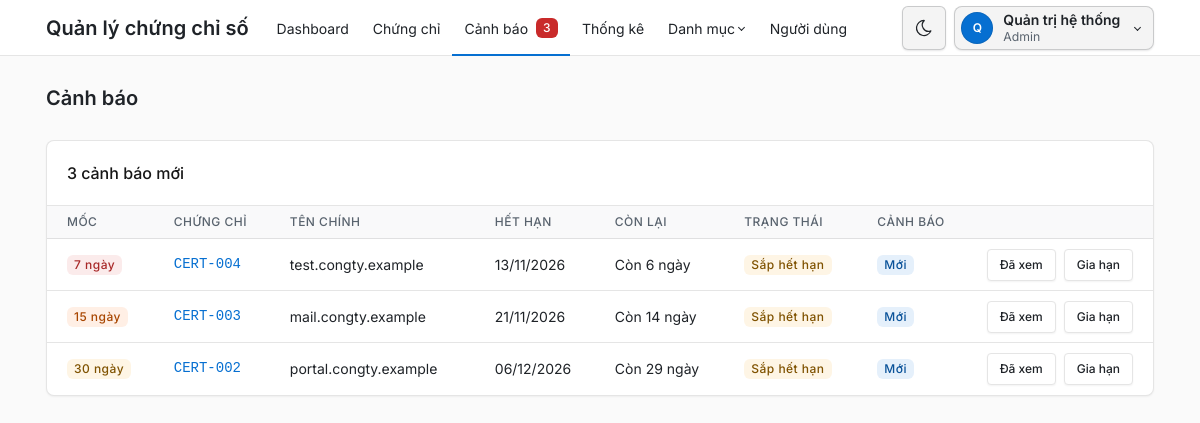
Screenshot of /admin/canh_bao.php (signed in) with the database file from the repository.
### tables this page shows
CREATE TABLE users (
    id INT UNSIGNED AUTO_INCREMENT PRIMARY KEY,
    username VARCHAR(50) NOT NULL UNIQUE,
    password_hash VARCHAR(255) NOT NULL,
    full_name VARCHAR(100) NOT NULL,
    role_id INT UNSIGNED NOT NULL,
    is_locked TINYINT(1) NOT NULL DEFAULT 0,  
     
    failed_logins TINYINT UNSIGNED NOT NULL DEFAULT 0,
    locked_until DATETIME NULL,
    CONSTRAINT fk_users_role FOREIGN KEY (role_id) REFERENCES roles (id) ON DELETE RESTRICT
);

CREATE TABLE roles (
    id INT UNSIGNED AUTO_INCREMENT PRIMARY KEY,
    name VARCHAR(50) NOT NULL UNIQUE
);

CREATE TABLE alerts (
    id INT UNSIGNED AUTO_INCREMENT PRIMARY KEY,
    certificate_id INT UNSIGNED NOT NULL,
    valid_to DATETIME NOT NULL,  
    threshold_days TINYINT UNSIGNED NOT NULL,
    status ENUM('new', 'seen') NOT NULL DEFAULT 'new',
    created_at DATETIME NOT NULL DEFAULT CURRENT_TIMESTAMP,
     
    CONSTRAINT uq_alert_cycle UNIQUE (certificate_id, valid_to, threshold_days),
    CONSTRAINT chk_alert_threshold CHECK (threshold_days IN (30, 15, 7)),
    CONSTRAINT fk_alert_cert FOREIGN KEY (certificate_id) REFERENCES certificates (id) ON DELETE CASCADE
);

### src/khoi_dong.php (called while the page is built, shortened)
<?php
require_once __DIR__ . '/../config/db.php';
require_once __DIR__ . '/auth.php';
function e(?string $chuoi): string
{
    return htmlspecialchars((string) $chuoi, ENT_QUOTES, 'UTF-8');
}
function url(string $duongDan): string
{
    $thuMucPublic = str_replace('\\', '/', realpath(__DIR__ . '/../public'));
    $gocWeb = str_replace('\\', '/', realpath($_SERVER['DOCUMENT_ROOT']));
    return substr($thuMucPublic, strlen($gocWeb)) . '/' . $duongDan;
}

### src/auth.php (called while the page is built, shortened)
<?php
function nguoiDungHienTai(PDO $pdo): ?array
{
    $cau = $pdo->prepare('SELECT u.id, u.username, u.full_name, r.name AS role_name
                          FROM users u JOIN roles r ON r.id = u.role_id
                          WHERE u.id = ? AND u.is_locked = 0');
    $cau->execute([$_SESSION['user_id']]);
    return $cau->fetch() ?: null;
}
function laAdmin(array $nguoi): bool
{
    return $nguoi['role_name'] === VAI_TRO_ADMIN;
}
function yeuCauDangNhap(PDO $pdo): array
{
    $nguoi = nguoiDungHienTai($pdo);
    return $nguoi;
}

### src/chung_chi.php (called while the page is built, shortened)
<?php
function danhSachCanhBao(PDO $pdo): array
{
    return $pdo->query('SELECT a.id, a.threshold_days, a.status AS alert_status, a.created_at,
                               c.id AS certificate_id, c.cert_code, c.subject_cn, c.valid_to, c.days_left, c.status
                        FROM ' . CANH_BAO_DANG_XET . "
                        ORDER BY a.status = 'new' DESC, c.valid_to, a.threshold_days")->fetchAll();
}
function demCanhBaoMoi(PDO $pdo): int
{
    return (int) $pdo->query('SELECT COUNT(*) FROM ' . CANH_BAO_DANG_XET . " AND a.status = 'new'")->fetchColumn();
}
function moTaSoNgay(array $chungChi): string
{
    $soNgay = (int) $chungChi['days_left'];
    return 'Còn ' . $soNgay . ' ngày';
}

### public/admin/canh_bao.php (the view, shortened to what this page needs)
<?php
require __DIR__ . '/../../src/khoi_dong.php';
require __DIR__ . '/../../src/chung_chi.php';
$pdo = ketNoiCsdl();
$nguoi = yeuCauDangNhap($pdo);
$danhSach = danhSachCanhBao($pdo);
$soMoi = demCanhBaoMoi($pdo);
$trangHienTai = 'canh_bao';
require __DIR__ . '/../../views/dau_trang.php';
require __DIR__ . '/../../views/tieu_de_trang.php';
?>
<div class="page-body">
    <div class="container-xl">
        <div class="card">
            <div class="card-header">
                <h2 class="card-title"><?= $soMoi ?> cảnh báo mới</h2>
            </div>
            <div class="table-responsive">
                <table class="table table-vcenter card-table">
                    <thead>
                        <tr>
                            <th class="d-none d-md-table-cell">Mốc</th>
                            <th>Chứng chỉ</th>
                            <th class="d-none d-md-table-cell">Tên chính</th>
                            <th class="d-none d-md-table-cell">Hết hạn</th>
                            <th>Còn lại</th>
                            <th class="d-none d-md-table-cell">Trạng thái</th>
                            <th class="d-none d-md-table-cell">Cảnh báo</th>
                            <th class="w-1"><span class="visually-hidden">Thao tác</span></th>
                        </tr>
                    </thead>
                    <tbody>
                        <?php foreach ($danhSach as $dong): ?>
                            <tr>
                                <td class="d-none d-md-table-cell"><span class="badge bg-<?= e(MAU_MOC[(int) $dong['threshold_days']]) ?>-lt"><?= (int) $dong['threshold_days'] ?> ngày</span></td>
                                <td class="ma-so text-nowrap">
                                    <a href="<?= e(url('admin/chung_chi_xem.php?id=' . (int) $dong['certificate_id'])) ?>"><?= e($dong['cert_code']) ?></a>
                                </td>
                                <td class="d-none d-md-table-cell"><?= e($dong['subject_cn']) ?></td>
                                <td class="d-none d-md-table-cell"><?= e(date('d/m/Y', strtotime($dong['valid_to']))) ?></td>
                                <td class="text-nowrap"><?= e(moTaSoNgay($dong)) ?></td>
                                <td class="d-none d-md-table-cell">
                                    <?php
                                    $trangThaiHienThi = $dong['status'];
                                    require __DIR__ . '/../../views/nhan_trang_thai.php';
                                    ?>
                                </td>
                                <td class="d-none d-md-table-cell"><?= $dong['alert_status'] === 'new' ? '<span class="badge bg-blue-lt">Mới</span>' : '<span class="text-secondary">Đã xem</span>' ?></td>
                                <td>
                                    <div class="btn-list flex-nowrap">
                                        <?php if ($dong['alert_status'] === 'new'): ?>
                                            <form method="post" action="<?= e(url('admin/chung_chi_thao_tac.php')) ?>">
                                                <button class="btn btn-sm" name="hanh_dong" value="da_xem">Đã xem</button>
                                            </form>
                                        <?php endif; ?>
                                        <a class="btn btn-sm" href="<?= e(url('admin/chung_chi_gia_han.php?id=' . (int) $dong['certificate_id'])) ?>">Gia hạn</a>
                                    </div>
                                </td>
                            </tr>
                        <?php endforeach; ?>
                    </tbody>
                </table>
            </div>
        </div>
    </div>
</div>
<?php require __DIR__ . '/../../views/cuoi_trang.php'; ?>

### views/dau_trang.php (shortened to what this page needs)
<?php
$nguoi ??= null;
$trangHienTai ??= '';
$coThanhRieng ??= false;
$soCanhBaoMenu = 0;
if ($nguoi !== null) {
    require_once __DIR__ . '/../src/chung_chi.php';
    $soCanhBaoMenu = demCanhBaoMoi($pdo);
}
$trongDanhMuc = in_array($trangHienTai, ['may_chu', 'ten_mien', 'to_chuc_cap'], true);
$nutGiaoDien = <<<'HTML'
<button type="button" class="nav-link px-2 bg-transparent border-0" data-doi-giao-dien
        title="Đổi giao diện sáng/tối" aria-label="Đổi giao diện sáng/tối">
    <svg class="icon hide-theme-dark" xmlns="http://www.w3.org/2000/svg" width="24" height="24" viewBox="0 0 24 24" fill="none" stroke="currentColor" stroke-width="2" stroke-linecap="round" stroke-linejoin="round" aria-hidden="true"><path d="M12 3c.132 0 .263 0 .393 0a7.5 7.5 0 0 0 7.92 12.446a9 9 0 1 1 -8.313 -12.454z"/></svg>
    <svg class="icon hide-theme-light" xmlns="http://www.w3.org/2000/svg" width="24" height="24" viewBox="0 0 24 24" fill="none" stroke="currentColor" stroke-width="2" stroke-linecap="round" stroke-linejoin="round" aria-hidden="true"><circle cx="12" cy="12" r="4"/><path d="M3 12h1m8 -9v1m8 8h1m-9 8v1m-6.4 -15.4l.7 .7m12.1 -.7l-.7 .7m0 11.4l.7 .7m-12.1 -.7l-.7 .7"/></svg>
</button>
HTML;
?>
<!doctype html>
<html lang="vi" data-bs-theme="light">
<head>
    <link rel="stylesheet" href="<?= e(url('assets/tabler/tabler.min.css')) ?>">
    <link rel="stylesheet" href="<?= e(url('assets/inter/inter.css')) ?>">
    <link rel="stylesheet" href="<?= e(url('assets/app.css')) ?>">
</head>
<body>
<?php if ($nguoi === null && !$coThanhRieng): ?>
    <div class="position-absolute top-0 end-0 p-3"><?= $nutGiaoDien ?></div>
<?php elseif ($nguoi !== null): ?>
    <div class="page">
        <header class="navbar navbar-expand-md d-print-none">
            <div class="container-xl">
                <a class="navbar-brand me-3 ten-he-thong-qt" href="<?= e(url('index.php')) ?>">Quản lý chứng chỉ số</a>
                <div class="navbar-nav flex-row order-md-last align-items-center thanh-tai-khoan">
                    <?= $nutGiaoDien ?>
                    <div class="nav-item dropdown">
                        <a href="#" class="nut-tai-khoan dropdown-toggle" data-bs-toggle="dropdown" aria-label="Mở menu tài khoản">
                            <span class="avatar avatar-sm"><?= e(mb_substr($nguoi['full_name'], 0, 1)) ?></span>
                            <span class="d-none d-md-block">
                                <span class="d-block nut-tai-khoan-ten"><?= e($nguoi['full_name']) ?></span>
                                <span class="d-block small text-secondary"><?= e($nguoi['role_name']) ?></span>
                            </span>
                        </a>
                    </div>
                </div>
                <div class="collapse navbar-collapse" id="menu-chinh">
                    <ul class="navbar-nav">
                        <li class="nav-item <?= $trangHienTai === 'dashboard' ? 'active' : '' ?>">
                            <a class="nav-link" href="<?= e(url('admin/index.php')) ?>">Dashboard</a>
                        </li>
                        <li class="nav-item <?= $trangHienTai === 'chung_chi' ? 'active' : '' ?>">
                            <a class="nav-link" href="<?= e(url('admin/chung_chi.php')) ?>">Chứng chỉ</a>
                        </li>
                        <li class="nav-item <?= $trangHienTai === 'canh_bao' ? 'active' : '' ?>">
                            <a class="nav-link" href="<?= e(url('admin/canh_bao.php')) ?>">
                                Cảnh báo
                                <?php if ($soCanhBaoMenu > 0): ?>
                                    <span class="badge so-canh-bao ms-2"><?= $soCanhBaoMenu ?><span class="visually-hidden"> cảnh báo mới</span></span>
                                <?php endif; ?>
                            </a>
                        </li>
                        <li class="nav-item <?= $trangHienTai === 'thong_ke' ? 'active' : '' ?>">
                            <a class="nav-link" href="<?= e(url('admin/thong_ke.php')) ?>">Thống kê</a>
                        </li>
                        <li class="nav-item dropdown <?= $trongDanhMuc ? 'active' : '' ?>">
                            <a class="nav-link dropdown-toggle" href="#" data-bs-toggle="dropdown" role="button" aria-expanded="false">Danh mục</a>
                        </li>
                        <?php if (laAdmin($nguoi)): ?>
                            <li class="nav-item <?= $trangHienTai === 'nguoi_dung' ? 'active' : '' ?>">
                                <a class="nav-link" href="<?= e(url('admin/nguoi_dung.php')) ?>">Người dùng</a>
                            </li>
                        <?php endif; ?>
                    </ul>
                </div>
            </div>
        </header>
        <div class="page-wrapper">
<?php endif; ?>

### views/nhan_trang_thai.php
<?php
$thongTinTrangThai = TRANG_THAI[$trangThaiHienThi];
?>
<span class="badge bg-<?= e($thongTinTrangThai['mau']) ?>-lt"><?= e($thongTinTrangThai['nhan']) ?></span>

### public/assets/app.css (style rules this page uses)
:root, [data-bs-theme="light"] { --tblr-font-sans-serif: "Inter", "Segoe UI", system-ui, -apple-system, sans-serif; --tblr-body-font-family: var(--tblr-font-sans-serif); --tblr-body-line-height: 1.5; --tblr-body-color: #1f2328; --tblr-secondary: #59636e; --tblr-secondary-color: #59636e; }
@media screen { html { overflow-y: scroll; } }
.ma-so { font-family: var(--tblr-font-monospace); }
.table-responsive { position: relative; }
.badge.bg-red-lt { color: #a82828 !important; }
.badge.bg-yellow-lt { color: #7f5200 !important; }
.badge.bg-blue-lt { color: #0a5299 !important; }
.badge.bg-orange-lt { color: #a84600 !important; }
.so-canh-bao { background: #c92a2a; color: #fff; }
.card-table > tbody > tr > td { padding-bottom: 0.6rem; padding-top: 0.6rem; }
.thanh-tai-khoan { --khoi-bong: 0 1px 2px rgba(10, 14, 20, 0.1); --khoi-nen: rgba(10, 14, 20, 0.045); --khoi-nen-re: rgba(10, 14, 20, 0.09); --khoi-vien: rgba(10, 14, 20, 0.18); --khoi-vien-re: rgba(10, 14, 20, 0.34); gap: 0.5rem; }
.nut-tai-khoan { align-items: center; background: var(--khoi-nen); border: 1px solid var(--khoi-vien); border-radius: 0.5rem; box-shadow: var(--khoi-bong); color: var(--tblr-body-color); display: flex; gap: 0.625rem; line-height: 1.3; min-height: 2.75rem; padding: 0.25rem 0.75rem 0.25rem 0.375rem; transition: background-color 0.15s ease, border-color 0.15s ease; }
.nut-tai-khoan .avatar { background: var(--tblr-primary); color: #fff; font-weight: 600; }
.nut-tai-khoan-ten { font-weight: 600; }
.thanh-tai-khoan [data-doi-giao-dien] { align-items: center; background-color: var(--khoi-nen) !important; border: 1px solid var(--khoi-vien) !important; border-radius: 0.5rem; box-shadow: var(--khoi-bong); display: flex; height: 2.75rem; justify-content: center; transition: background-color 0.15s ease, border-color 0.15s ease; width: 2.75rem; }

### rows the page displays
users: full_name "Q", full_name "Quản trị hệ thống", role.name "Admin"
alerts: threshold_days "7", cert_code "CERT-004", subject_cn "test.congty.example", valid_to "13/11/2026", dong "Còn 6 ngày", nhan "Sắp hết hạn", status "Mới"
alerts: threshold_days "15", cert_code "CERT-003", subject_cn "mail.congty.example", valid_to "21/11/2026", dong "Còn 14 ngày", nhan "Sắp hết hạn", status "Mới"
alerts: threshold_days "30", cert_code "CERT-002", subject_cn "portal.congty.example", valid_to "06/12/2026", dong "Còn 29 ngày", nhan "Sắp hết hạn", status "Mới"

### other values shown
$soCanhBaoMenu "3"
$tieuDe "Cảnh báo"
$soMoi "3"
